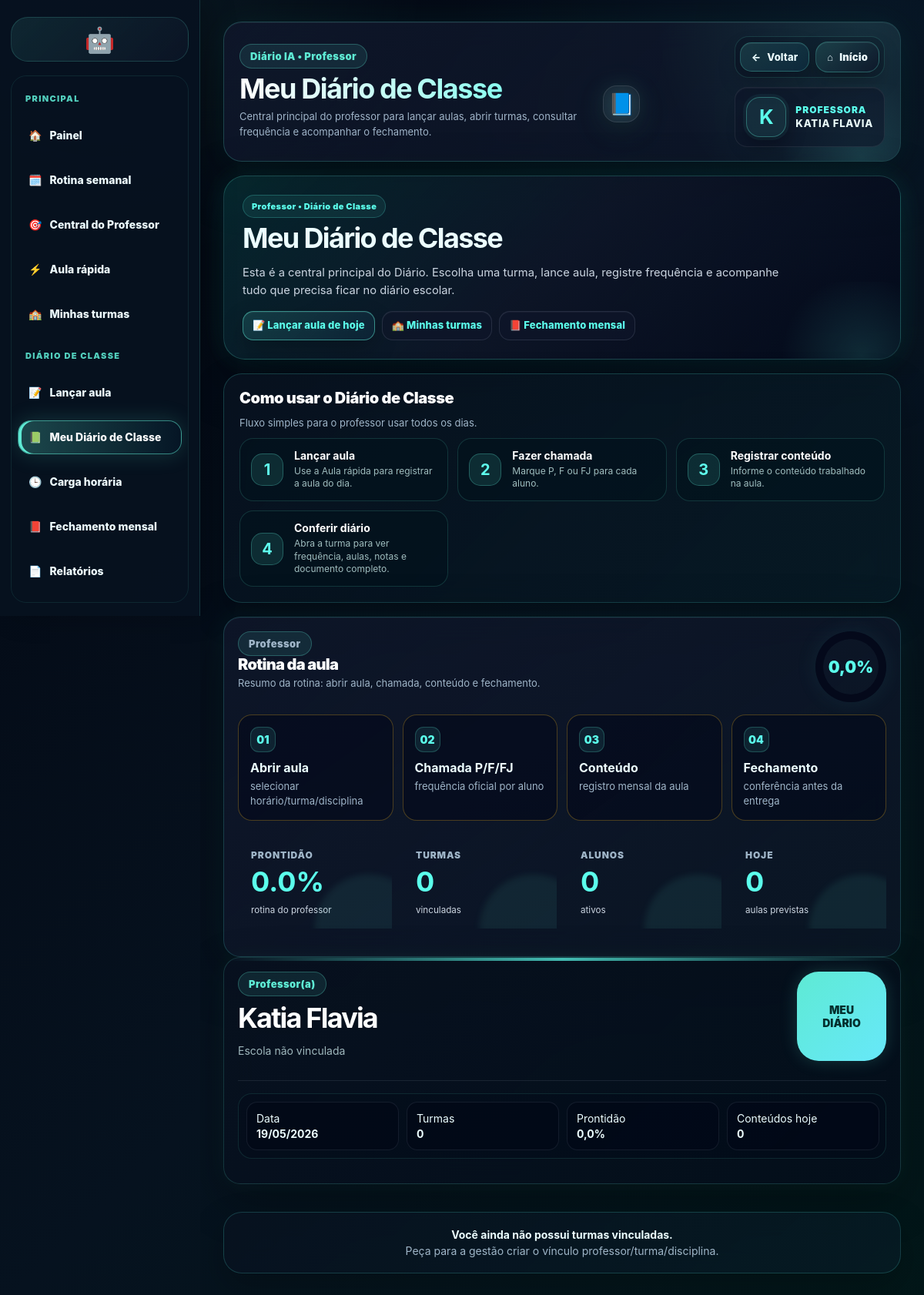
The page /professor/diario-oficial/ (signed in) on the database its author committed.
### apps/usuarios/models.py (models this page shows, shortened)
class Usuario(AbstractUser):
    class TipoUsuario(models.TextChoices):
        ADMIN = 'ADMIN', 'Administrador'
        PROF = 'PROF', 'Professor'
        COORD = 'COORD', 'Coordenador'
        SEC = 'SEC', 'Secretaria'
    tipo = models.CharField(
        max_length=10,
        choices=TipoUsuario.choices,
        default=TipoUsuario.PROF
    )
    foto = models.ImageField(
        upload_to="professores/",
        null=True,
        blank=True
    )
    gestao_teste_inicio = models.DateTimeField(
        null=True,
        blank=True,
        verbose_name="Início do teste da gestão",
    )
    gestao_acesso_expira_em = models.DateTimeField(
        null=True,
        blank=True,
        verbose_name="Acesso da gestão expira em",
    )
    gestao_acesso_bloqueado = models.BooleanField(
        default=False,
        verbose_name="Acesso da gestão bloqueado",
    )
    gestao_serial_ultimo = models.CharField(
        max_length=255,
        blank=True,
        default="",
        verbose_name="Último serial aplicado",
    )

### apps/core/views_ia.py (the view)
# urls.py: path('professor/diario-oficial/', views.professor_diario_oficial, name='professor_diario_oficial'),
@login_required
def professor_diario_oficial(request):
    if not usuario_professor(request.user):
        if usuario_gestor(request.user):
            return redirect("gestao_diario_oficial")
        return render(request, "core/acesso_negado.html")
    turmas = _turmas_visiveis_para_usuario(request.user)
    escola = Escola.objects.filter(ativa=True).select_related("ano_letivo_ativo").first()
    dados = [_resumo_diario_turma(turma, request.user) for turma in turmas]
    context = {
        "escola": escola,
        "dados": dados,
        "professor": request.user,
        "perfil_professor": ProfessorPerfil.objects.filter(usuario=request.user).select_related("escola").first(),
        "hoje": date.today(),
        "resumo_861_900_professor": resumo_professor_861_900(request.user),
    }
    return render(request, "core/professor_diario_oficial_central.html", context)

### apps/core/context_processors.py (called while the page is built, shortened)
def escola_institucional(request):
    dados = {
        "escola_login": None,
        "escola_login_estado": "ESTADO DO MARANHÃO",
        "escola_login_secretaria": "SECRETARIA DE ESTADO DA EDUCAÇÃO",
        "escola_login_nome_titulo": "Instituição escolar",
        "escola_login_nome_info": "Configurar no painel da gestão",
        "escola_login_aldeia": "Configurar no painel da gestão",
        "escola_login_terra": "Configurar no painel da gestão",
        "escola_login_texto": "Ambiente oficial de acesso da instituição escolar.",
        "gestor_login_nome": "Direção escolar",
        "gestor_login_cargo": "Gestão responsável",
    }
    try:
        from apps.academico.models import Escola
        escola = Escola.objects.filter(ativa=True).first() or Escola.objects.first()
        dados["escola_login"] = escola
    except Exception:
        pass
    return dados

### apps/core/operacao_861_900.py (called while the page is built)
def _pct(parte: int, total: int) -> float:
    if not total:
        return 0.0
    return round((parte / total) * 100, 1)

def _nome_usuario(usuario) -> str:
    if not usuario:
        return "—"
    return usuario.get_full_name() or getattr(usuario, "nome", "") or usuario.username

### apps/core/templatetags/tratamento_usuario_tags.py (called while the page is built)
def _clean(value):
    return str(value or "").strip()

def _nome_usuario(user):
    if not user:
        return ""
    full_name = ""
    try:
        full_name = user.get_full_name()
    except Exception:
        full_name = ""
    for value in [
        full_name,
        getattr(user, "nome", ""),
        getattr(user, "first_name", ""),
        getattr(user, "username", ""),
        getattr(user, "email", ""),
    ]:
        value = _clean(value)
        if value:
            if "@" in value and not value.startswith("@"):  # e-mail como último recurso
                return value.split("@", 1)[0].replace(".", " ").replace("_", " ").title()
            return value.title() if value.islower() else value
    return "Usuário"

def _primeiro_nome(user):
    nome = _nome_usuario(user)
    return _clean(nome.split()[0]).lower()

def _provavel_feminino(user):
    primeiro = _primeiro_nome(user)
    if not primeiro:
        return False
    if primeiro in _NOMES_FEMININOS:
        return True
    if primeiro in _NOMES_MASCULINOS or primeiro in _NOMES_MASCULINOS_TERMINADOS_EM_A:
        return False
    return primeiro.endswith("a")

@register.filter
def nome_exibicao(user):
    return _nome_usuario(user)

@register.filter
def tratamento_professor(user):
    return "Professora" if _provavel_feminino(user) else "Professor"

### templates/core/professor_diario_oficial_central.html
{% extends 'core/base_professor_premium.html' %}
{% block titulo %}Meu Diário de Classe{% endblock %}
{% block subtitulo %}Central principal do professor para lançar aulas, abrir turmas, consultar frequência e acompanhar o fechamento.{% endblock %}
{% block icone %}📘{% endblock %}
{% block conteudo %}
<section class="hero painel-unico-hero ia-mega-hero no-print">
  <div>
    <span class="hero-badge">Professor • Diário de Classe</span>
    <h1>Meu Diário de Classe</h1>
    <p>Esta é a central principal do Diário. Escolha uma turma, lance aula, registre frequência e acompanhe tudo que precisa ficar no diário escolar.</p>
  </div>
  <div class="hero-actions">
    <a class="btn-primary" href="{% url 'professor_aula_rapida_321' %}">📝 Lançar aula de hoje</a>
    <a class="btn-secondary-premium" href="{% url 'turmas' %}">🏫 Minhas turmas</a>
    <a class="btn-secondary-premium" href="{% url 'professor_fechamento_mensal_901' %}">📕 Fechamento mensal</a>
  </div>
</section>
<section class="panel no-print professor-launch-guide">
  <div class="panel-header"><div><h3>Como usar o Diário de Classe</h3><span>Fluxo simples para o professor usar todos os dias.</span></div></div>
  <div class="lancamentos-guide-grid">
    <div class="lancamentos-guide-card"><b>1</b><div><strong>Lançar aula</strong><span>Use a Aula rápida para registrar a aula do dia.</span></div></div>
    <div class="lancamentos-guide-card"><b>2</b><div><strong>Fazer chamada</strong><span>Marque P, F ou FJ para cada aluno.</span></div></div>
    <div class="lancamentos-guide-card"><b>3</b><div><strong>Registrar conteúdo</strong><span>Informe o conteúdo trabalhado na aula.</span></div></div>
    <div class="lancamentos-guide-card"><b>4</b><div><strong>Conferir diário</strong><span>Abra a turma para ver frequência, aulas, notas e documento completo.</span></div></div>
  </div>
</section>
{% include 'partials/resumo_861_900_professor.html' %}
<section class="ia-official-document">
  <div class="ia-document-head">
    <div>
      <span class="premium-header-badge">Professor(a)</span>
      <h2>{{ professor.get_full_name|default:professor.username|default:'Professor' }}</h2>
      <p>{% if perfil_professor and perfil_professor.escola %}{{ perfil_professor.escola.nome }}{% elif escola %}{{ escola.nome }}{% else %}Escola não vinculada{% endif %}</p>
    </div>
    <div class="ia-document-seal">MEU<br>DIÁRIO</div>
  </div>
  <div class="ia-document-meta">
    <div><span>Data</span><strong>{{ hoje|date:'d/m/Y' }}</strong></div>
    <div><span>Turmas</span><strong>{{ dados|length }}</strong></div>
    <div><span>Prontidão</span><strong>{{ resumo_861_900_professor.prontidao }}%</strong></div>
    <div><span>Conteúdos hoje</span><strong>{{ resumo_861_900_professor.conteudos_hoje }}</strong></div>
  </div>
</section>
<section class="diario-real-grid" style="margin-top:18px;">
  {% for item in dados %}
  <article class="ia-official-document diario-real-card">
    <div class="diario-real-card-head">
      <div>
        <span class="premium-header-badge">{{ item.turma.turno|default:'Turno' }}</span>
        <h3>{{ item.turma.nome }}</h3>
        <p>{{ item.total_alunos }} aluno(s) • {{ item.total_disciplinas }} disciplina(s)</p>
      </div>
      <strong class="diario-real-score">{{ item.frequencia_percentual }}%</strong>
    </div>
    <div class="ia-document-meta">
      <div><span>Horários</span><strong>{{ item.total_horarios }}</strong></div>
      <div><span>Aulas</span><strong>{{ item.registros_aulas }}</strong></div>
      <div><span>Faltas</span><strong>{{ item.total_faltas }}</strong></div>
      <div><span>Freq.</span><strong>{{ item.frequencia_percentual }}%</strong></div>
    </div>
    <div class="diario-real-list">
      <strong>Minhas disciplinas</strong>
      <p>{% for disciplina in item.disciplinas %}{{ disciplina.nome }}{% if not forloop.last %}, {% endif %}{% empty %}Nenhum vínculo encontrado. Solicite à gestão o vínculo professor/turma/disciplina.{% endfor %}</p>
    </div>
    <div class="diario-real-actions no-print">
      <a href="{% url 'professor_aula_rapida_321' %}" class="btn-ghost-premium">📝 Lançar aula</a>
      <a href="{% url 'diario_classe_turma' item.turma.id %}" class="btn-ghost-premium">📘 Diário da turma</a>
      <a href="{% url 'turma_detalhe' item.turma.id %}" class="btn-ghost-premium">🏫 Resumo da turma</a>
      <a href="{% url 'frequencia_mensal_turma' item.turma.id %}" class="btn-ghost-premium">📅 Frequência</a>
      <a href="{% url 'registro_aulas_mensal_turma' item.turma.id %}" class="btn-ghost-premium">📝 Aulas</a>
      <a href="{% url 'notas_turma' item.turma.id %}" class="btn-ghost-premium">📊 Notas</a>
    </div>
  </article>
  {% empty %}
  <section class="panel empty-state-premium"><strong>Você ainda não possui turmas vinculadas.</strong><span>Peça para a gestão criar o vínculo professor/turma/disciplina.</span></section>
  {% endfor %}
</section>
{% endblock %}

### templates/core/base_professor_premium.html (shortened to what this page needs)
{% load static tratamento_usuario_tags %}
<!doctype html>
<html lang="pt-br">
<head>
    <link rel="stylesheet" href="{% static 'css/premium_base_final.css' %}">
    <link rel="stylesheet" href="{% static 'css/premium_responsive_final.css' %}">
    <link rel="stylesheet" href="{% static 'css/premium_print_final.css' %}">
</head>
<body>
<div class="layout ia-clean-shell professor-shell">
    {% include 'partials/professor_sidebar.html' %}
    <main class="content professor-content">
        <header class="topbar premium-header-card compact-premium-header no-print">
            <div class="topbar-left premium-header-title"><span class="premium-header-badge">Diário IA • Professor</span><div class="premium-header-row"><div><h1>{% block titulo %}{% endblock %}</h1><p>{% block subtitulo %}Painel do professor{% endblock %}</p></div><span class="premium-header-icon">{% block icone %}✨{% endblock %}</span></div></div>
            <div class="topbar-right">{% include 'partials/professor_page_actions.html' %}<a class="hero-mini-card professor-mini-user profile-mini-link profile-mini-with-name" href="{% url 'professor_configuracoes' %}" title="Minha imagem e perfil">
                {% if request.user and request.user.is_authenticated and request.user.foto %}
                    <img class="profile-mini-photo" src="{{ request.user.foto.url }}" alt="Imagem do professor">
                {% else %}
                    <strong class="profile-mini-initial">{% if request.user and request.user.is_authenticated %}{{ request.user|nome_exibicao|default:'P'|slice:':1' }}{% else %}P{% endif %}</strong>
                {% endif %}
                <span class="profile-mini-text">
                    <b class="profile-mini-role">{% if request.user and request.user.is_authenticated %}{{ request.user|tratamento_professor }}{% else %}Professor(a){% endif %}</b>
                    <small class="profile-mini-name">{% if request.user and request.user.is_authenticated %}{{ request.user|nome_exibicao }}{% else %}Acesso do professor{% endif %}</small>
                </span>
            </a></div>
        </header>
        {% block conteudo %}{% endblock %}
    </main>
</div>
</body>
</html>

### rows shown on the page
Usuario: user|nome_exibicao "K", user|tratamento_professor "PROFESSORA", user|nome_exibicao "KATIA FLAVIA", get_full_name "Katia Flavia"

### other values the page prints
{{ resumo_861_900_professor.prontidao }} "0,0"
{{ passo.titulo }} "Abrir aula" "Chamada P/F/FJ" "Conteúdo" "Fechamento"
{{ passo.descricao }} "selecionar horário/turma/disciplina" "frequência oficial por aluno" "registro mensal da aula" "conferência antes da entrega"
{{ card.label }} "PRONTIDÃO" "TURMAS" "ALUNOS" "HOJE"
{{ card.valor }} "0.0%" "0" "0" "0"
{{ card.detalhe }} "rotina do professor" "vinculadas" "ativos" "aulas previstas"
{{ dados|length }} "0"
{{ resumo_861_900_professor.conteudos_hoje }} "0"
